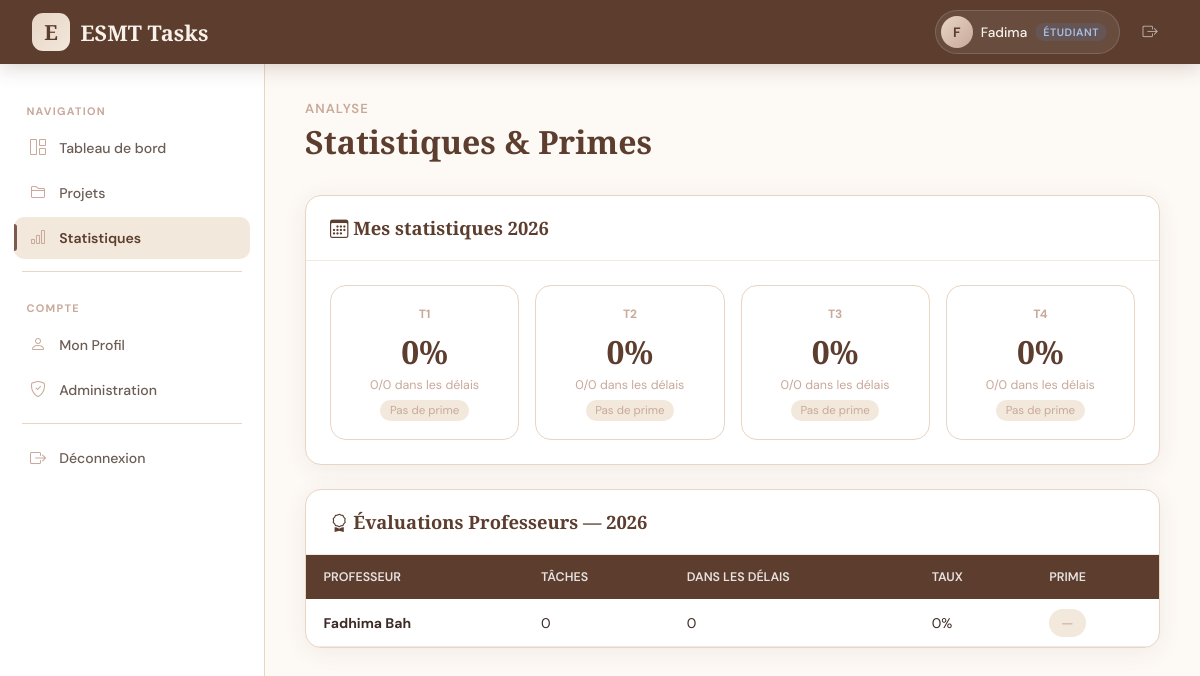
Page /tasks/statistics/ (signed in) on the committed database.
### users/models.py (models this page shows, shortened)
class CustomUser(AbstractUser):
    ROLE_CHOICES = [
        ('etudiant', 'Étudiant'),
        ('professeur', 'Professeur'),
    ]
    role = models.CharField(max_length=20, choices=ROLE_CHOICES, default='etudiant')
    avatar = models.ImageField(upload_to='avatars/', null=True, blank=True)
    bio = models.TextField(blank=True, null=True)

### tasks/views.py (the view)
# urls.py: path('statistics/', views.statistics_view, name='statistics'),
@login_required
def statistics_view(request):
    from django.db.models import Count
    year = timezone.now().year
    quarters = {
        'T1': (1, 3), 'T2': (4, 6), 'T3': (7, 9), 'T4': (10, 12)
    }
    quarterly_stats = []
    for q, (m_start, m_end) in quarters.items():
        tasks = Task.objects.filter(
            assigned_to=request.user,
            due_date__year=year,
            due_date__month__gte=m_start,
            due_date__month__lte=m_end
        )
        total = tasks.count()
        on_time = sum(1 for t in tasks if t.completed_on_time())
        rate = round((on_time / total * 100)) if total > 0 else 0
        quarterly_stats.append({'quarter': q, 'total': total, 'on_time': on_time, 'rate': rate})
    evaluations = []
    if request.user.is_staff:
        from users.models import CustomUser
        professors = CustomUser.objects.filter(role='professeur')
        for prof in professors:
            tasks = Task.objects.filter(assigned_to=prof)
            total = tasks.count()
            on_time = sum(1 for t in tasks if t.completed_on_time())
            rate = round((on_time / total * 100)) if total > 0 else 0
            prime = 100000 if rate == 100 else (30000 if rate >= 90 else 0)
            evaluations.append({
                'user': prof, 'total': total,
                'on_time': on_time, 'rate': rate, 'prime': prime
            })
    return render(request, 'tasks/statistics.html', {
        'quarterly_stats': quarterly_stats,
        'evaluations': evaluations,
        'year': year,
    })

### templates/tasks/statistics.html (shortened to what this page needs)
{% extends 'base.html' %}
{% block content %}
{% include 'partials/navbar.html' %}
<div class="app-layout">
    {% include 'partials/sidebar.html' %}
    <main class="main-content">
        <div class="page-header">
            <div>
                <p class="page-subtitle">Analyse</p>
                <h1 class="page-title">Statistiques & Primes</h1>
            </div>
        </div>
        <div class="card" style="margin-bottom:1.5rem;">
            <div class="card-header"><span class="card-title"><i class="bi bi-calendar3"></i> Mes statistiques {{ year }}</span></div>
            <div class="card-body">
                <div style="display:grid;grid-template-columns:repeat(4,1fr);gap:1rem;">
                    {% for q in quarterly_stats %}
                    <div style="text-align:center;padding:1.25rem;border-radius:var(--radius);border:1.5px solid var(--beige-dark);">
                        <div style="font-size:.75rem;font-weight:700;text-transform:uppercase;color:var(--brown-pale);margin-bottom:.5rem;">{{ q.quarter }}</div>
                        <div style="font-family:'Cormorant Garamond',serif;font-size:2rem;font-weight:700;color:var(--brown-dark);">{{ q.rate }}%</div>
                        <div style="font-size:.78rem;color:var(--brown-pale);margin:.3rem 0;">{{ q.on_time }}/{{ q.total }} dans les délais</div>
                        {% if q.rate == 100 %}
                        <span style="background:#d8eddf;color:#2f6b45;padding:.2rem .6rem;border-radius:20px;font-size:.72rem;font-weight:600;">🏆 100 000 FCFA</span>
                        {% elif q.rate >= 90 %}
                        <span style="background:#f5ecd8;color:#7a5010;padding:.2rem .6rem;border-radius:20px;font-size:.72rem;font-weight:600;">⭐ 30 000 FCFA</span>
                        {% else %}
                        <span style="background:var(--beige);color:var(--brown-pale);padding:.2rem .6rem;border-radius:20px;font-size:.72rem;">Pas de prime</span>
                        {% endif %}
                    </div>
                    {% endfor %}
                </div>
            </div>
        </div>
        {% if evaluations %}
        <div class="card">
            <div class="card-header"><span class="card-title"><i class="bi bi-award"></i> Évaluations Professeurs — {{ year }}</span></div>
            <div class="table-container">
                <table>
                    <thead>
                        <tr><th>Professeur</th><th>Tâches</th><th>Dans les délais</th><th>Taux</th><th>Prime</th></tr>
                    </thead>
                    <tbody>
                        {% for eval in evaluations %}
                        <tr>
                            <td><strong>{{ eval.user.get_full_name|default:eval.user.username }}</strong></td>
                            <td>{{ eval.total }}</td>
                            <td>{{ eval.on_time }}</td>
                            <td>{{ eval.rate }}%</td>
                            <td>
                                {% if eval.prime == 100000 %}<span style="background:#d8eddf;color:#2f6b45;padding:.3rem .75rem;border-radius:20px;font-size:.8rem;font-weight:700;">🏆 100 000 FCFA</span>
                                {% elif eval.prime == 30000 %}<span style="background:#f5ecd8;color:#7a5010;padding:.3rem .75rem;border-radius:20px;font-size:.8rem;font-weight:700;">⭐ 30 000 FCFA</span>
                                {% else %}<span style="background:var(--beige);color:var(--brown-pale);padding:.3rem .75rem;border-radius:20px;">—</span>{% endif %}
                            </td>
                        </tr>
                        {% endfor %}
                    </tbody>
                </table>
            </div>
        </div>
        {% endif %}
    </main>
</div>
{% endblock %}

### templates/partials/navbar.html
<nav class="navbar">
    <a href="{% url 'dashboard' %}" class="navbar-brand">
        <div class="logo-icon">E</div>
        <span class="brand-text">ESMT <span>Tasks</span></span>
    </a>
    <div class="navbar-right">
        <a href="{% url 'profile' %}" class="user-chip">
            <div class="user-avatar">{{ request.user.username.0|upper }}</div>
            <span class="user-name">{{ request.user.username }}</span>
            <span class="role-badge {{ request.user.role }}">{{ request.user.get_role_display }}</span>
        </a>
        <a href="{% url 'logout' %}" class="nav-btn"><i class="bi bi-box-arrow-right"></i></a>
    </div>
</nav>

### templates/base.html (style rules this page uses)
:root { --brown-dark:#5c3d2e; --brown:#7d5a4f; --brown-light:#a67c6d; --brown-pale:#c8a99a; --beige-dark:#e8d5c4; --beige:#f2e8dc; --beige-light:#f8f2eb; --cream:#fdf9f5; --white:#ffffff; --gray-600:#6b5c54; --gray-800:#3d2c26; --green:#5a8a6a; --red:#b85c5c; --blue:#5c7aa8; --sidebar-w:265px; --navbar-h:64px; --radius:16px; --radius-sm:10px; --shadow:0 4px 24px rgba(92,61,46,.07); --shadow-lg:0 8px 40px rgba(92,61,46,.13); --transition:all .22s cubic-bezier(.4,0,.2,1); }
*,*::before,*::after { box-sizing:border-box;margin:0;padding:0; }
body { font-family:'DM Sans',sans-serif;background:var(--cream);color:var(--gray-800);min-height:100vh; }
.navbar { position:fixed;top:0;left:0;right:0;height:var(--navbar-h);background:var(--brown-dark);display:flex;align-items:center;justify-content:space-between;padding:0 2rem;z-index:1000;box-shadow:0 2px 20px rgba(92,61,46,.25); }
.navbar-brand { display:flex;align-items:center;gap:.65rem;text-decoration:none; }
.logo-icon { width:38px;height:38px;background:linear-gradient(135deg,var(--beige-dark),var(--beige));border-radius:11px;display:flex;align-items:center;justify-content:center;font-family:'Cormorant Garamond',serif;font-size:1.3rem;font-weight:700;color:var(--brown-dark); }
.brand-text { font-family:'Cormorant Garamond',serif;color:var(--beige-light);font-size:1.35rem;font-weight:600; }
.navbar-right { display:flex;align-items:center;gap:.75rem; }
.user-chip { display:flex;align-items:center;gap:.5rem;background:rgba(255,255,255,.08);border:1px solid rgba(255,255,255,.15);border-radius:50px;padding:.3rem .75rem .3rem .3rem;text-decoration:none;transition:var(--transition); }
.user-avatar { width:32px;height:32px;border-radius:50%;background:linear-gradient(135deg,var(--beige-dark),var(--brown-pale));display:flex;align-items:center;justify-content:center;font-size:.85rem;font-weight:700;color:var(--brown-dark); }
.user-name { color:var(--beige-light);font-size:.85rem;font-weight:500; }
.role-badge { font-size:.67rem;font-weight:600;padding:.15rem .5rem;border-radius:20px;text-transform:uppercase;letter-spacing:.05em; }
.role-badge.etudiant { background:rgba(92,122,168,.2);color:#a8c0e8; }
.nav-btn { color:rgba(255,255,255,.6);text-decoration:none;padding:.4rem .65rem;border-radius:var(--radius-sm);transition:var(--transition);font-size:.95rem; }
.app-layout { display:flex;padding-top:var(--navbar-h);min-height:100vh; }
.main-content { margin-left:var(--sidebar-w);flex:1;padding:2.25rem 2.5rem; }
.page-header { display:flex;align-items:flex-start;justify-content:space-between;margin-bottom:2rem;gap:1rem;flex-wrap:wrap; }
.page-subtitle { font-size:.82rem;color:var(--brown-pale);margin-bottom:.2rem;text-transform:uppercase;letter-spacing:.08em;font-weight:600; }
.page-title { font-family:'Cormorant Garamond',serif;font-size:2rem;color:var(--brown-dark);font-weight:700; }
.card { background:var(--white);border-radius:var(--radius);box-shadow:var(--shadow);border:1px solid var(--beige-dark);overflow:hidden; }
.card-header { padding:1.2rem 1.5rem;border-bottom:1px solid var(--beige);display:flex;align-items:center;justify-content:space-between; }
.card-title { font-family:'Cormorant Garamond',serif;font-size:1.15rem;color:var(--brown-dark);font-weight:600; }
.card-body { padding:1.5rem; }
.table-container { overflow-x:auto; }
table { width:100%;border-collapse:collapse;font-size:.875rem; }
thead th { background:var(--brown-dark);color:rgba(255,255,255,.85);font-weight:600;padding:.9rem 1.1rem;text-align:left;font-size:.78rem;text-transform:uppercase; }
tbody tr { border-bottom:1px solid var(--beige);transition:var(--transition); }
tbody td { padding:.9rem 1.1rem; }

### rows in the picture
CustomUser: user.username.0 "F", user.username "Fadima", user.role "ÉTUDIANT"
CustomUser: user.get_full_name "Fadhima Bah", total "0", on_time "0", rate "0"

### other values in the picture
{{ q.quarter }} "T1" "T2" "T3" "T4"
{{ q.rate }} "0" "0" "0" "0"
{{ q.on_time }} "0" "0" "0" "0"
{{ q.total }} "0" "0" "0" "0"
